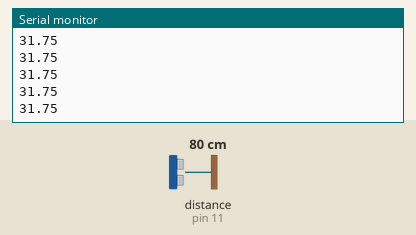
A sketch run on a simulated Arduino Uno, built with avr-gcc and run on an emulated ATmega328P. Parts: the last lines printed to the serial monitor. Wiring (inferred from the names in the program): ultrasonic range finder: trigger pin 13; echo pin 11. The inputs (shaded band) are chosen by the test bench; at power-on: distance to the obstacle (sensor on pin 11) 80 cm. The echo pulse lasts 58.3 µs per cm.

Above: at 1.2 s.
1.3 s: distance to the obstacle (sensor on pin 11) set to 2 cm
At 1.41 s:
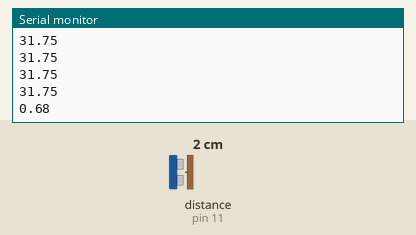
2.8 s: distance to the obstacle (sensor on pin 11) set to 4 cm
At 2.85 s:
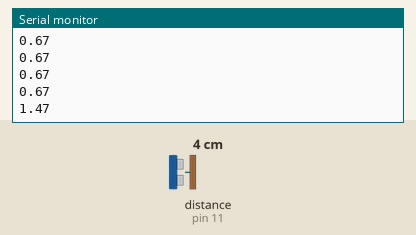
Timing chart, 0 to 5.8 s (numbered marks = the images above; inputs shaded):
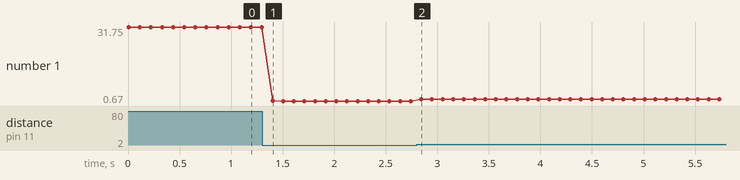

Measured:
- after the input at 1.3 s, the serial monitor: prints a new line after 0.10 s (image 1)
- after the input at 2.8 s, the serial monitor: prints a new line after 0.05 s (image 2)
- plotted number 1: 31.75 → 0.67 after the input at 1.3 s, 0.67 → 1.47 after the input at 2.8 s

The sketch:

techtogether_ultrasound.ino
```cpp
int trig=13;
int echo=11;
float interval;
float distance;
float sound =776.5; //miles per hour
void setup() {
  // put your setup code here, to run once:
  Serial.begin(9600);
  pinMode(echo, INPUT);
  pinMode (trig, OUTPUT);

}

void loop() {
  // this gets the back and forth going
  digitalWrite(trig, LOW);
  delayMicroseconds(2000);
  digitalWrite(trig, HIGH);
  delayMicroseconds(15);
  digitalWrite(trig, LOW);
  delayMicroseconds(10);

  interval = pulseIn(echo, HIGH);
  interval = interval/1000000; //to seconds
  interval = interval/3600;
  distance = sound *interval;
  distance = distance/2; // to the object
  distance = distance*63360;


  Serial.println(distance);
  delay(100); // not using delays is not safe
}
```
